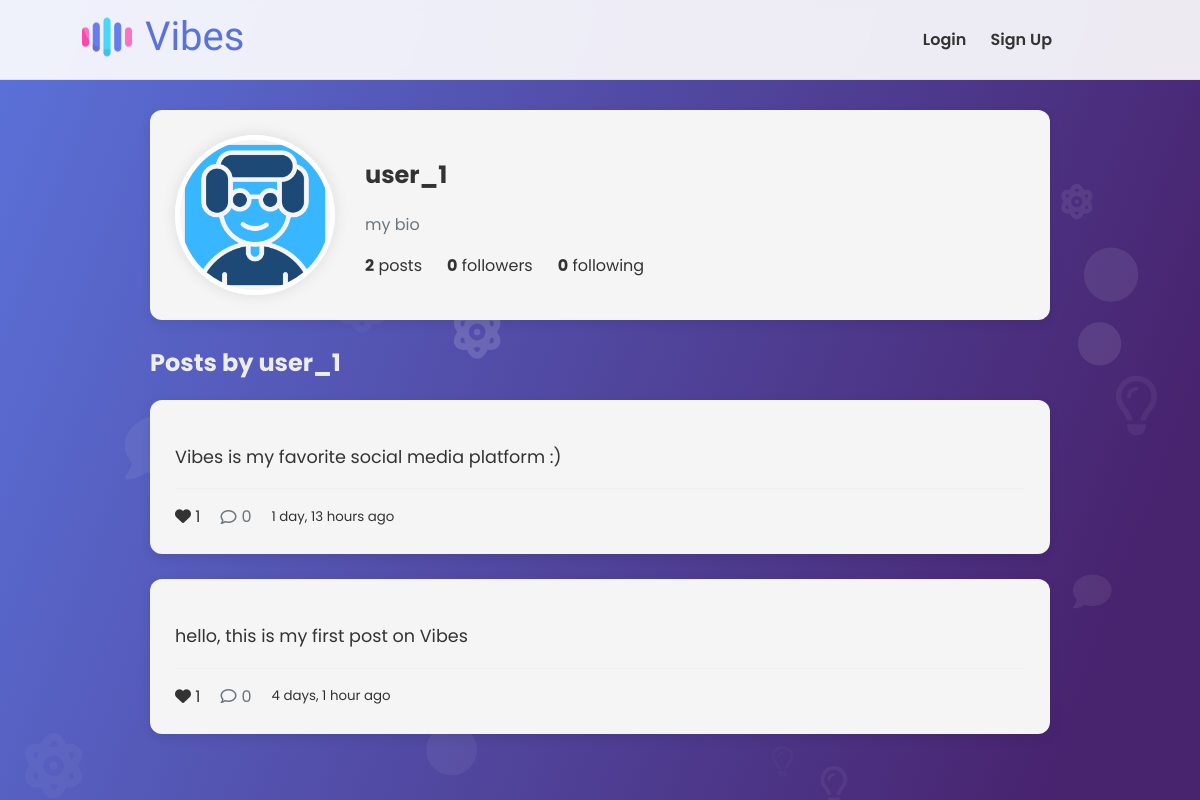
The page /profile/user_1/ on the database its author committed.
### core/models.py (models this page shows, shortened)
class Profile(models.Model):
    user = models.OneToOneField(User, on_delete=models.CASCADE)
    bio = models.TextField(blank=True)
    profile_pic = models.ImageField(upload_to='profile_pics', default='default_avatar.png')

class Post(models.Model):
    author = models.ForeignKey(User, on_delete=models.CASCADE)
    content = models.TextField(max_length=280)
    created_at = models.DateTimeField(auto_now_add=True)
    likes = models.ManyToManyField(User, related_name='liked_posts', blank=True)
    class Meta:
        ordering = ['-created_at'] # Newest posts first

### core/views.py (the view)
# urls.py: path('profile/<str:username>/', views.profile, name='profile'),
def profile(request, username):
    user = get_object_or_404(User, username=username)
    profile = get_object_or_404(Profile, user=user)
    posts = Post.objects.filter(author=user)
    is_following = Follow.objects.filter(follower=request.user, followed=user).exists() if request.user.is_authenticated else False
    followers_count = user.followers.count()
    following_count = user.following.count()
    context = {
        'profile_user': user,
        'profile': profile,
        'posts': posts,
        'is_following': is_following,
        'followers_count': followers_count,
        'following_count': following_count,
    }
    return render(request, 'core/profile.html', context)

### core/templates/core/profile.html (shortened to what this page needs)
{% extends 'base.html' %}
{% block content %}
<div class="profile-header card">
    <img src="{{ profile.profile_pic.url }}" alt="{{ profile_user.username }}" class="profile-avatar">
    <div class="profile-info">
        <h2>{{ profile_user.username }}</h2>
        <p class="bio">{{ profile.bio }}</p>
        <div class="profile-stats">
            <span><strong>{{ posts.count }}</strong> posts</span>
            <span><strong id="followers-count">{{ followers_count }}</strong> followers</span>
            <span><strong>{{ following_count }}</strong> following</span>
        </div>
    </div>
</div>
<div class="feed">
    <h2>Posts by {{ profile_user.username }}</h2>
    {% for post in posts %}
    <div class="post-card card">
        <div class="post-content">
            <p>{{ post.content }}</p>
        </div>
        <div class="post-footer">
            <span>
                <i class="fas fa-heart"></i> {{ post.likes.count }}
            </span>
            <a href="{% url 'post_detail' post.id %}" class="comment-btn">
                <i class="far fa-comment"></i> {{ post.comments.count }}
            </a>
            <small class="text-muted">{{ post.created_at|timesince }} ago</small>
        </div>
    </div>
    {% endfor %}
</div>
{% endblock %}

### core/static/css/styles.css (style rules this page uses)
:root { --primary-color: #5b72da; --secondary-color: #48236e; --background-color: #e0e4eb; --card-bg: #f5f5f5; --text-color: #333; --text-muted: #6c757d; --font-family: 'Poppins', sans-serif; --border-radius: 12px; --box-shadow: 0 4px 12px rgba(0, 0, 0, 0.08); }
body { font-family: var(--font-family); background: linear-gradient(110deg, var(--primary-color) 0%, var(--secondary-color) 90%); background-attachment: fixed; color: var(--text-color); margin: 0; padding-top: 100px; }
.card { background: var(--card-bg); border-radius: var(--border-radius); box-shadow: var(--box-shadow); padding: 25px; margin-bottom: 25px; }
.feed h2 { color: #ededed; }
.post-content p { font-size: 1.1em; line-height: 1.6; }
.post-footer { display: flex; align-items: center; gap: 20px; padding-top: 15px; border-top: 1px solid #f0f0f0; }
.like-btn, .comment-btn { background: none; border: none; cursor: pointer; color: var(--text-muted); font-size: 1em; display: flex; align-items: center; gap: 5px; text-decoration: none; }
.profile-header { display: flex; align-items: center; gap: 30px; }
.profile-avatar { width: 150px; height: 150px; border-radius: 50%; border: 5px solid white; box-shadow: 0 0 15px rgba(0, 0, 0, 0.1); }
.profile-stats { display: flex; gap: 25px; margin: 15px 0; }
.bio { color: var(--text-muted); }

### rows shown on the page
Profile: profile_pic (placeholder picture), bio "my bio"
Post: content "Vibes is my favorite social media platform :)", likes.count "1", comments.count "0", created_at "1 day, 13 hours"
Post: content "hello, this is my first post on Vibes", likes.count "1", comments.count "0", created_at "4 days, 1 hour"

### other values the page prints
{{ profile_user.username }} "user_1"
{{ posts.count }} "2"
{{ followers_count }} "0"
{{ following_count }} "0"
